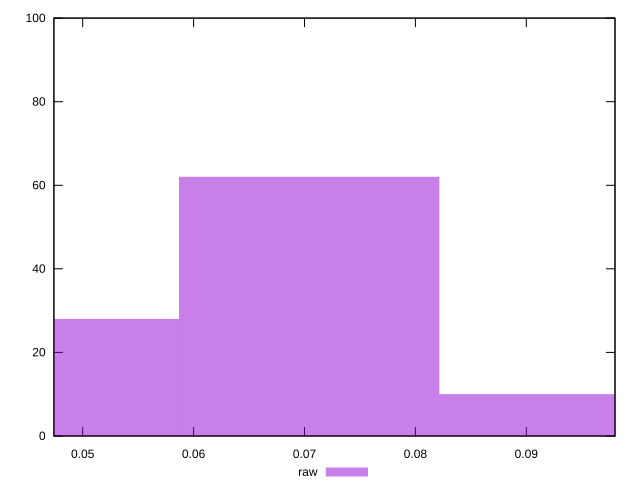

Reproduce this figure in gnuplot.
reset

$raw <<EOF
0.046942222709028 28
0.070413334063542 62
0.093884445418056 10
EOF

set key outside below
set boxwidth 0.023471111354514
set xrange [0.0474:0.09799999999999998]
set yrange [0:100]
set trange [0:100]
set style fill transparent solid 0.5 noborder
set terminal svg size 640, 490 enhanced background rgb 'white'
set output "report_00007_2020-12-11T15:55:29.892Z/network-rtt/samples/pages+cached+noexternal+nocss/raw/histogram.svg"

plot $raw title "raw" with boxes

reset
